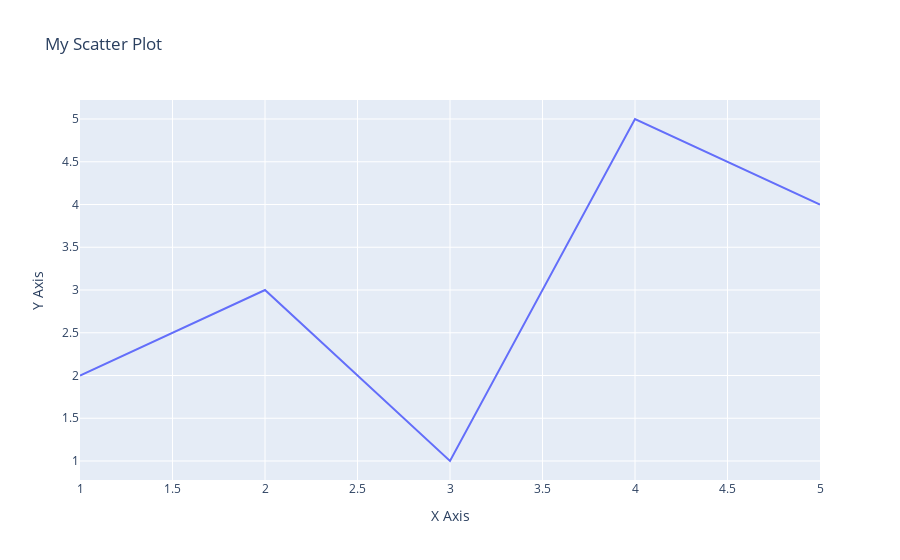

Here is the notebook cell this chart was saved with:
### Code cell
import plotly.graph_objects as go

# Create data
x = [1, 2, 3, 4, 5]
y = [2, 3, 1, 5, 4]

# Create trace
trace = go.Line(x=x, y=y, mode='lines')

# Create layout
layout = go.Layout(title='My Scatter Plot', xaxis_title='X Axis', yaxis_title='Y Axis')

# Create figure
fig = go.Figure(data=[trace], layout=layout)

# Show plot
fig.show()

### Figure 1 — Plotly figure (JSON) as saved in the notebook; plotly's stock layout.template omitted (floating-point values rounded to 4 significant figures)
{"data": [{"mode": "lines", "type": "scatter", "x": [1, 2, 3, 4, 5], "y": [2, 3, 1, 5, 4]}], "layout": {"title": {"text": "My Scatter Plot"}, "xaxis": {"title": {"text": "X Axis"}}, "yaxis": {"title": {"text": "Y Axis"}}}}
